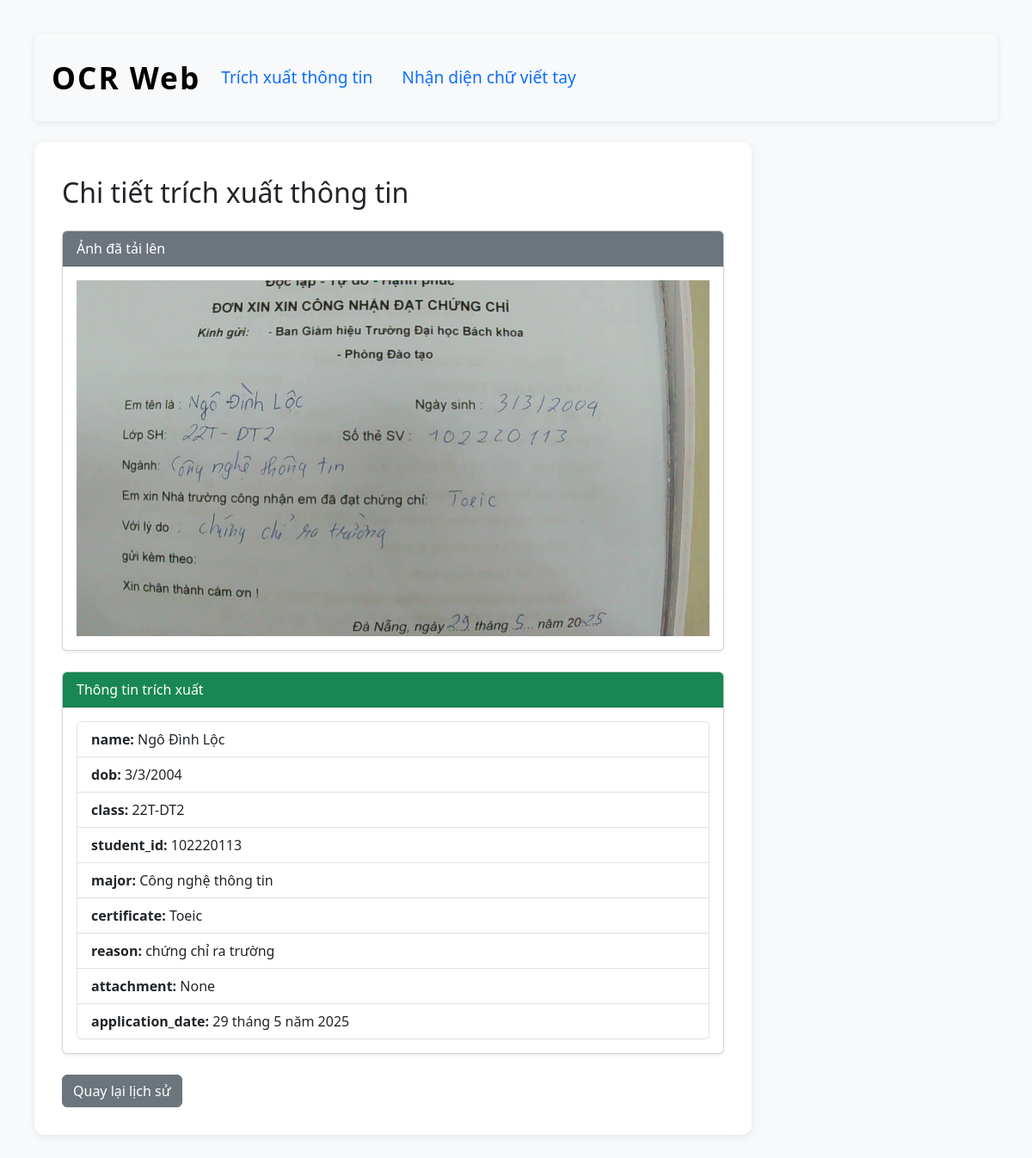
The page /extract/detail/certificate/2/ on the database its author committed.
### ocrapp/models.py (models this page shows)
class CertificateApplication(models.Model):
    image = models.ImageField(upload_to='uploads/', null=True, blank=True)
    name = models.CharField(max_length=255, blank=True, null=True)
    dob = models.CharField(max_length=100, blank=True, null=True)
    student_class = models.CharField(max_length=100, blank=True, null=True)
    student_id = models.CharField(max_length=100, blank=True, null=True)
    major = models.CharField(max_length=255, blank=True, null=True)
    certificate = models.CharField(max_length=255, blank=True, null=True)
    reason = models.TextField(blank=True, null=True)
    attachment = models.TextField(blank=True, null=True)
    application_date = models.CharField(max_length=100, blank=True, null=True)
    created_at = models.DateTimeField(auto_now_add=True)

### ocrapp/views.py (the view)
# urls.py: path('extract/detail/certificate/<int:ocr_id>/', views.extract_detail_certificate, name='extract_detail_certificate'),
def extract_detail_certificate(request, ocr_id):
    from .models import CertificateApplication
    obj = get_object_or_404(CertificateApplication, pk=ocr_id)
    image_url = obj.image.url if obj.image else None
    extracted_info = {
        'name': obj.name,
        'dob': obj.dob,
        'class': obj.student_class,
        'student_id': obj.student_id,
        'major': obj.major,
        'certificate': obj.certificate,
        'reason': obj.reason,
        'attachment': obj.attachment,
        'application_date': obj.application_date
    }
    return render(request, 'extract_detail.html', {
        'image_url': image_url,
        'extracted_info': extracted_info,
        'ocr_obj': obj
    })

### templates/extract_detail.html (shortened to what this page needs)
{% extends "index.html" %}
{% block content %}
<h2 class="mb-4">Chi tiết trích xuất thông tin</h2>
{% if image_url %}
<div class="row">
    <div class="col-md-12">
        <div class="card shadow-sm">
            <div class="card-header bg-secondary text-white">Ảnh đã tải lên</div>
            <div class="card-body text-center">
                <img src="{{ image_url }}" alt="Ảnh tải lên" style="max-width:100%;height:auto;">
            </div>
        </div>
    </div>
</div>
{% endif %}
<div class="card shadow-sm mt-4">
    <div class="card-header bg-success text-white">Thông tin trích xuất</div>
    <div class="card-body">
        <ul class="list-group">
        {% for key, value in extracted_info.items %}
            <li class="list-group-item">
                <strong>{{ key }}:</strong> {{ value }}
            </li>
        {% endfor %}
        </ul>
    </div>
</div>
<div class="mt-4">
    <a href="{% url 'extract' %}" class="btn btn-secondary history-link">Quay lại lịch sử</a>
</div>
{% endblock %}

### templates/index.html (shortened to what this page needs)
<!DOCTYPE html>
<html lang="vi">
<head>
    <link href="https://cdn.jsdelivr.net/npm/bootstrap@5.3.3/dist/css/bootstrap.min.css" rel="stylesheet">
</head>
<body>
<div class="main-container">
    <nav class="navbar navbar-expand-lg navbar-light bg-light rounded mb-4">
        <div class="container-fluid">
            <a class="navbar-brand" href="/">OCR Web</a>
            <div class="collapse navbar-collapse" id="navbarNav">
                <ul class="navbar-nav me-auto mb-2 mb-lg-0">
                    <li class="nav-item">
                        <a class="nav-link {% if request.path == '/extract/' %}active{% endif %}" href="/extract/">Trích xuất thông tin</a>
                    </li>
                    <li class="nav-item">
                        <a class="nav-link {% if request.path == '/handwriting/' %}active{% endif %}" href="/handwriting/">Nhận diện chữ viết tay</a>
                    </li>
                </ul>
            </div>
        </div>
    </nav>
    <div class="row flex-row-reverse">
        <div class="col-md-3">
        </div>
        <div class="col-md-9">
            <div class="center-content">
                {% block content %}{% endblock %}
            </div>
        </div>
    </div>
</div>
</body>
</html>

### templates/index.html (style rules this page uses)
body { padding: 40px; background-color: #f8f9fa; }
.main-container { max-width: 1200px; margin: auto; }
.navbar { box-shadow: 0 2px 8px #dfe6e9; font-size: 1.5rem; padding: 1.2rem 0.5rem; }
.navbar-brand { font-weight: bold; font-size: 2.2rem; letter-spacing: 2px; }
.nav-link { color: #0d6efd !important; margin-right: 18px; font-size: 1.2rem; transition: background 0.2s; }
.center-content { background: #fff; border-radius: 12px; box-shadow: 0 2px 8px #dfe6e9; padding: 40px 32px 32px 32px; min-height: 500px; }

### rows shown on the page
CertificateApplication: extracted_info "Ngô Đình Lộc" "3/3/2004" "22T-DT2" "102220113" "Công nghệ thông tin" "Toeic" "chứng chỉ ra trường" "29 tháng 5 năm 2025"

### other values the page prints
{{ key }} "name" "dob" "class" "student_id" "major" "certificate" "reason" "attachment" "application_date"
{{ value }} "None"
